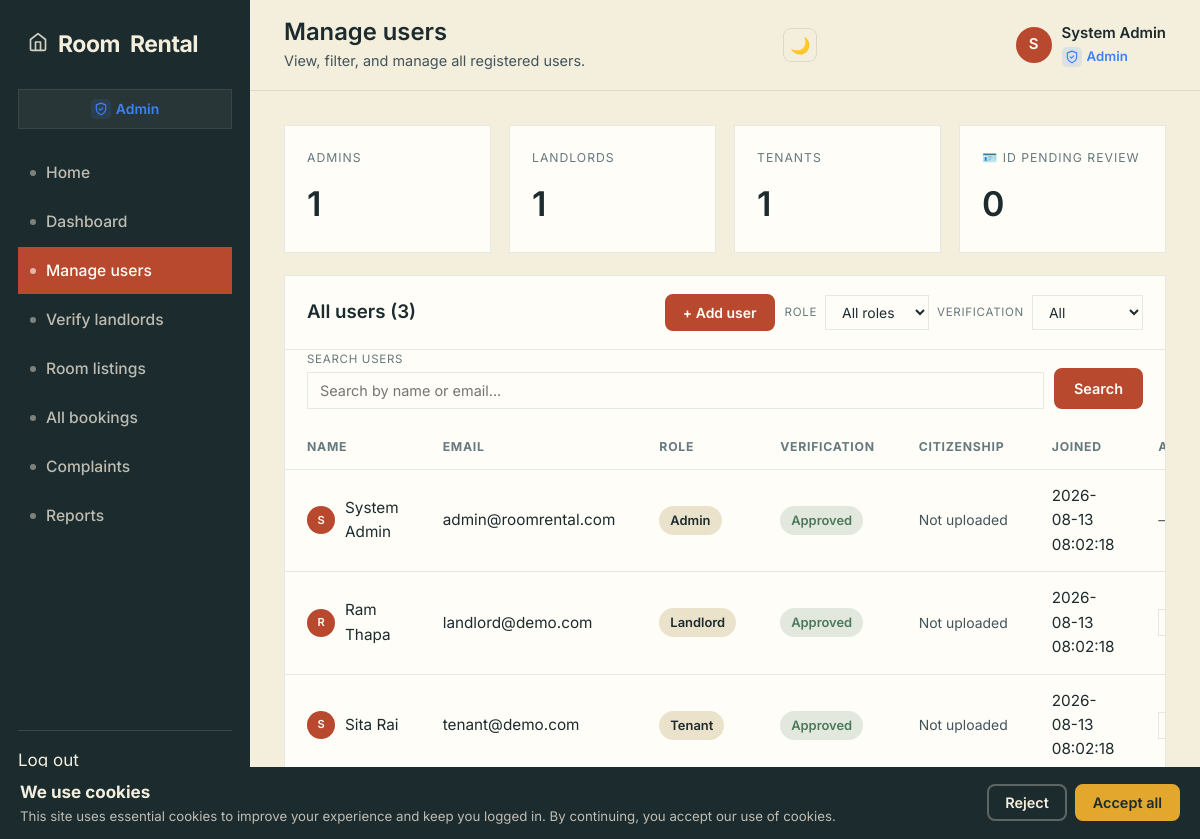
The page /admin/users.php (signed in) on the database its author committed.
### tables this page shows
CREATE TABLE IF NOT EXISTS `users` (
  `user_id` INT UNSIGNED AUTO_INCREMENT PRIMARY KEY,
  `full_name` VARCHAR(120) NOT NULL,
  `email` VARCHAR(255) NOT NULL UNIQUE,
  `phone` VARCHAR(20) DEFAULT NULL,
  `password` VARCHAR(255) NOT NULL,                     
  `role` ENUM('admin','landlord','tenant') NOT NULL DEFAULT 'tenant',
  `verification_status` ENUM('pending','approved','rejected') NOT NULL DEFAULT 'pending',
  `profile_picture` VARCHAR(255) DEFAULT NULL,            
  `citizenship_front` VARCHAR(255) DEFAULT NULL,          
  `citizenship_back` VARCHAR(255) DEFAULT NULL,           
  `citizenship_status` ENUM('pending','approved','rejected') DEFAULT NULL,
  `created_at` DATETIME NOT NULL DEFAULT CURRENT_TIMESTAMP,
  `updated_at` DATETIME DEFAULT NULL ON UPDATE CURRENT_TIMESTAMP
);

### admin/users.php (the view, shortened to what this page needs)
<?php
require_once __DIR__ . '/../includes/db.php';
require_once __DIR__ . '/../includes/functions.php';
$perPage = 20;
$page    = max(1, (int) ($_GET['page'] ?? 1));
$offset  = ($page - 1) * $perPage;
$search = trim($_GET['search'] ?? '');
$params = [];
$whereClause = '';
$countSql = "SELECT COUNT(*) FROM users $whereClause";
$countStmt = $pdo->prepare($countSql);
$countStmt->execute($params);
$totalUsers = (int) $countStmt->fetchColumn();
$sql = "SELECT user_id, full_name, email, role, verification_status,
               profile_picture, citizenship_front, citizenship_back, citizenship_status,
               created_at
        FROM users
        $whereClause
        ORDER BY created_at DESC
        LIMIT ? OFFSET ?";
$stmt = $pdo->prepare($sql);
$stmt->execute(array_merge($params, [$perPage, $offset]));
$users = $stmt->fetchAll();
require_once __DIR__ . '/../includes/header.php';
?>
<div class="stat-grid mb-22">
    <?php
    $countAdmins = (int) $pdo->query("SELECT COUNT(*) FROM users WHERE role = 'admin'")->fetchColumn();
    $countLandlords = (int) $pdo->query("SELECT COUNT(*) FROM users WHERE role = 'landlord'")->fetchColumn();
    $countTenants = (int) $pdo->query("SELECT COUNT(*) FROM users WHERE role = 'tenant'")->fetchColumn();
    $countCitPending = (int) $pdo->query("SELECT COUNT(*) FROM users WHERE citizenship_status = 'pending' AND role != 'admin'")->fetchColumn();
    ?>
    <div class="stat-card">
        <div class="stat-label">Admins</div>
        <div class="stat-value"><?php echo $countAdmins; ?></div>
    </div>
    <div class="stat-card">
        <div class="stat-label">Landlords</div>
        <div class="stat-value"><?php echo $countLandlords; ?></div>
    </div>
    <div class="stat-card">
        <div class="stat-label">Tenants</div>
        <div class="stat-value"><?php echo $countTenants; ?></div>
    </div>
    <div class="stat-card">
        <div class="stat-label">🪪 ID pending review</div>
        <div class="stat-value"><?php echo $countCitPending; ?></div>
    </div>
</div>
<div class="panel">
    <div class="panel-head">
        <h2>All users (<?php echo $totalUsers; ?>)</h2>
        <div class="panel-head-actions">
            <button type="button" class="btn btn-primary" style="padding:8px 16px; font-size:0.82rem;" onclick="document.getElementById('addUserModal').classList.add('is-open')">+ Add user</button>
            <form class="panel-filter" method="get">
                <label for="role-filter">Role</label>
                <select name="role" id="role-filter" onchange="this.form.submit()">
                    <option value="">All roles</option>
                </select>
                <label for="verification-filter">Verification</label>
                <select name="verification" id="verification-filter" onchange="this.form.submit()">
                    <option value="">All</option>
                </select>
            </form>
        </div>
    </div>
    <form class="search-bar panel-section" method="get">
        <div class="field">
            <label for="search">Search users</label>
            <input type="text" id="search" name="search" placeholder="Search by name or email..."
                   value="<?php echo htmlspecialchars($search); ?>">
        </div>
        <button type="submit" class="btn btn-primary">Search</button>
    </form>
    <?php if ($search !== '' && empty($users)): ?>
        <div class="empty-state">
            <strong>No users match "<?php echo htmlspecialchars($search); ?>"</strong>
            <p>Try a different name or email.</p>
        </div>
    <?php else: ?>
        <div class="table-wrap">
            <table class="data-table">
                <thead>
                    <tr>
                        <th>Name</th>
                        <th>Email</th>
                        <th>Role</th>
                        <th>Verification</th>
                        <th>Citizenship</th>
                        <th>Joined</th>
                        <th>Actions</th>
                    </tr>
                </thead>
                <tbody>
                    <?php foreach ($users as $u): ?>
                        <tr>
                            <td>
                              <div class="cell-name">
                                <?php if (!empty($u['profile_picture'])): ?>
                                  <img src="<?php echo BASE_URL . '/' . htmlspecialchars($u['profile_picture']); ?>" alt="" style="width:28px; height:28px; border-radius:50%; object-fit:cover; flex-shrink:0;">
                                <?php else: ?>
                                  <span class="cell-avatar" style="width:28px; height:28px; font-size:0.65rem;"><?php echo strtoupper(substr($u['full_name'], 0, 1)); ?></span>
                                <?php endif; ?>
                                <?php echo htmlspecialchars($u['full_name']); ?>
                              </div>
                            </td>
                            <td><?php echo htmlspecialchars($u['email']); ?></td>
                            <td><span class="status-pill" style="background:var(--paper-dark);"><?php echo ucfirst($u['role']); ?></span></td>
                            <td><span class="status-pill status-<?php echo htmlspecialchars($u['verification_status']); ?>"><?php echo ucfirst($u['verification_status']); ?></span></td>
                            <td class="cell-actions">
                                <?php if (!empty($u['citizenship_front']) || !empty($u['citizenship_back'])): ?>
                                    <div style="display:flex; flex-direction:column; gap:6px; align-items:flex-start;">
                                        <span class="status-pill status-<?php echo htmlspecialchars($u['citizenship_status']); ?>"><?php echo ucfirst($u['citizenship_status']); ?></span>
                                        <div style="display:flex; gap:5px; flex-wrap:wrap;">
                                            <button type="button" class="btn-sm btn-sm-ghost" onclick="openCitizenshipModal(<?php echo (int) $u['user_id']; ?>)">View</button>
                                            <?php if ($u['citizenship_status'] !== 'approved'): ?>
                                                <form method="post" style="display:inline;">
                                                    <input type="hidden" name="user_id" value="<?php echo (int) $u['user_id']; ?>">
                                                    <input type="hidden" name="new_status" value="approved">
                                                    <input type="hidden" name="update_citizenship" value="1">
                                                    <?php echo csrf_field(); ?>
                                                    <button type="submit" class="btn-sm btn-sm-approve">Approve</button>
                                                </form>
                                            <?php endif; ?>
                                            <?php if ($u['citizenship_status'] !== 'rejected'): ?>
                                                <form method="post" style="display:inline;">
                                                    <input type="hidden" name="user_id" value="<?php echo (int) $u['user_id']; ?>">
                                                    <input type="hidden" name="new_status" value="rejected">
                                                    <input type="hidden" name="update_citizenship" value="1">
                                                    <?php echo csrf_field(); ?>
                                                    <button type="submit" class="btn-sm btn-sm-danger">Reject</button>
                                                </form>
                                            <?php endif; ?>
                                        </div>
                                    </div>
                                <?php else: ?>
                                    <span style="font-size:0.82rem; color:var(--slate);">Not uploaded</span>
                                <?php endif; ?>
                            </td>
                            <td><?php echo htmlspecialchars($u['created_at']); ?></td>
                            <td class="cell-actions">
                                <?php if ($u['role'] !== 'admin'): ?>
                                    <button type="button" class="btn-sm btn-sm-ghost"
                                            onclick="renameUser(<?php echo (int) $u['user_id']; ?>, <?php echo json_encode($u['full_name']); ?>)">
                                    </button>
                                <?php else: ?>
                                    <span style="font-size:0.82rem; color:var(--slate);">—</span>
                                <?php endif; ?>
                            </td>
                        </tr>
                    <?php endforeach; ?>
                </tbody>
            </table>
        </div>
    <?php endif; ?>
</div>
<?php require_once __DIR__ . '/../includes/footer.php'; ?>

### rows shown on the page
users: full_name "S", full_name "System Admin", email "admin@roomrental.com", role "Admin", verification_status "Approved", shows "Not uploaded", created_at "2026-08-13 08:02:18"
users: full_name "R", full_name "Ram Thapa", email "landlord@demo.com", role "Landlord", verification_status "Approved", shows "Not uploaded", created_at "2026-08-13 08:02:18"
users: full_name "S", full_name "Sita Rai", email "tenant@demo.com", role "Tenant", verification_status "Approved", shows "Not uploaded", created_at "2026-08-13 08:02:18"

### other values the page prints
$label "Admin Admin"
$item['label'] "Home"
$item['label'] "Dashboard"
$item['label'] "Manage users"
$item['label'] "Verify landlords"
$item['label'] "Room listings"
$item['label'] "All bookings"
$item['label'] "Complaints"
$item['label'] "Reports"
$pageTitle "Manage users"
$pageSubtitle "View, filter, and manage all registered users."
$initials "S"
$name "System Admin"
$countAdmins "1"
$countLandlords "1"
